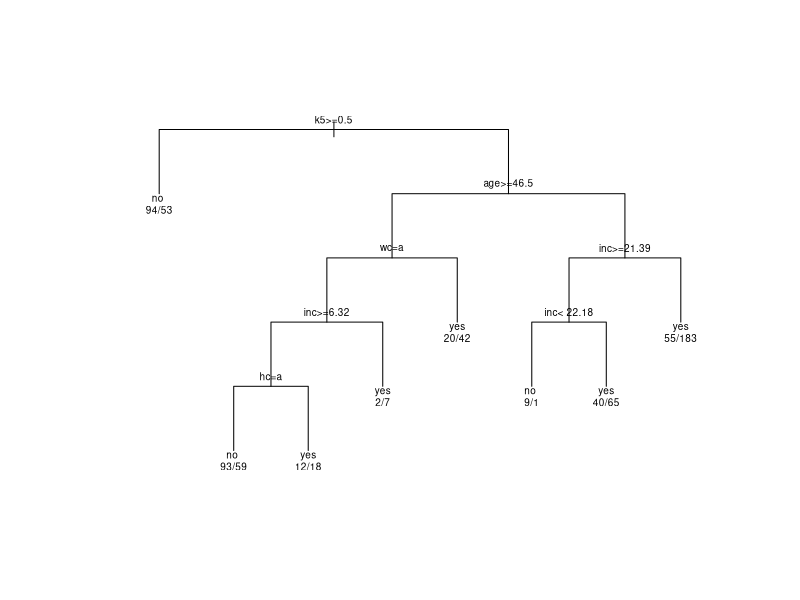
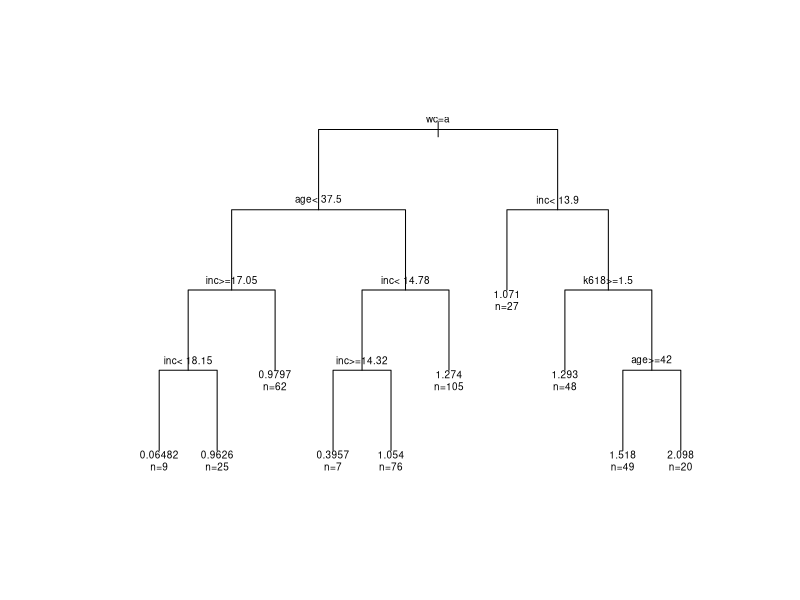
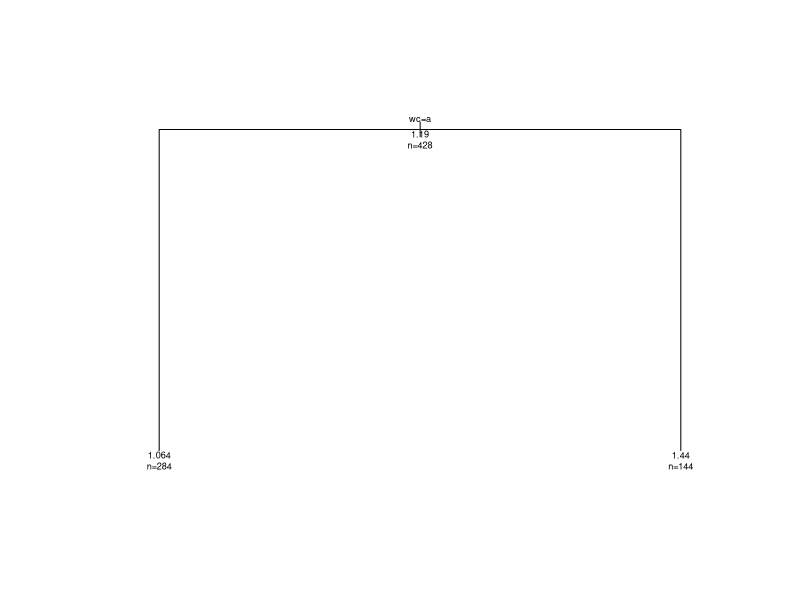
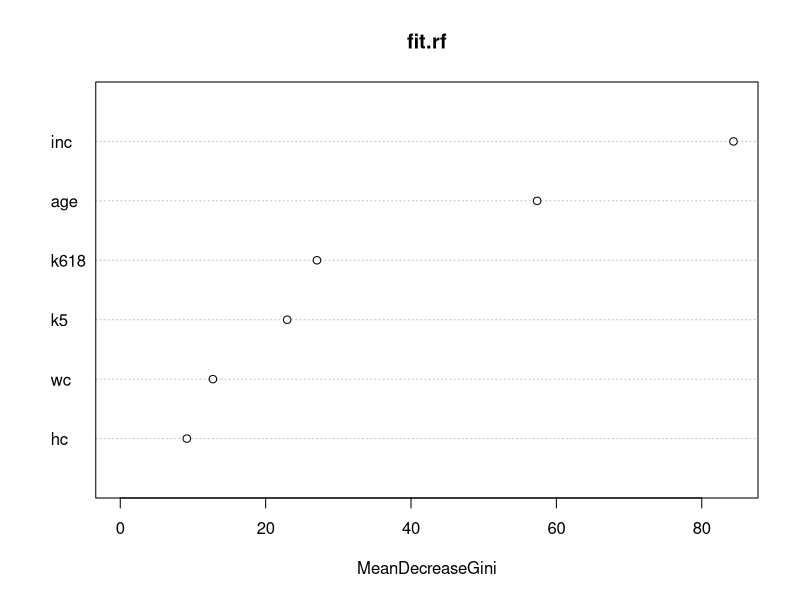
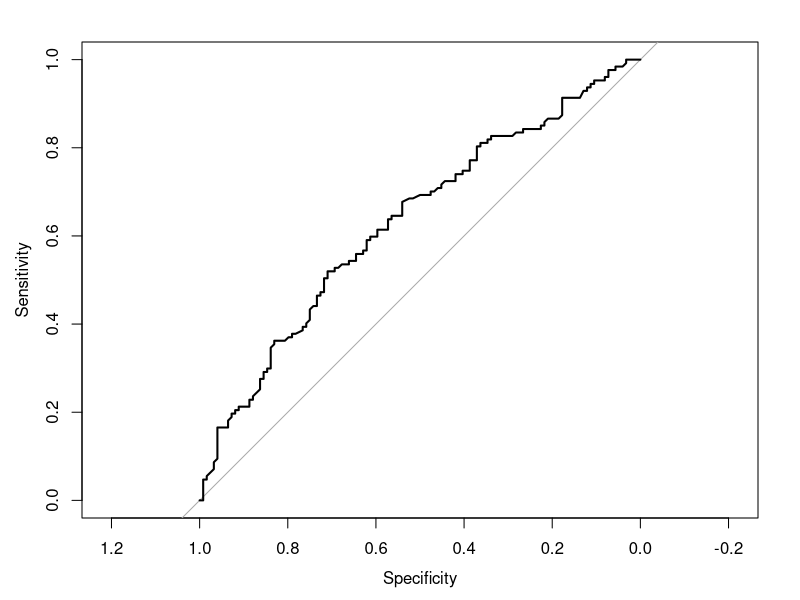
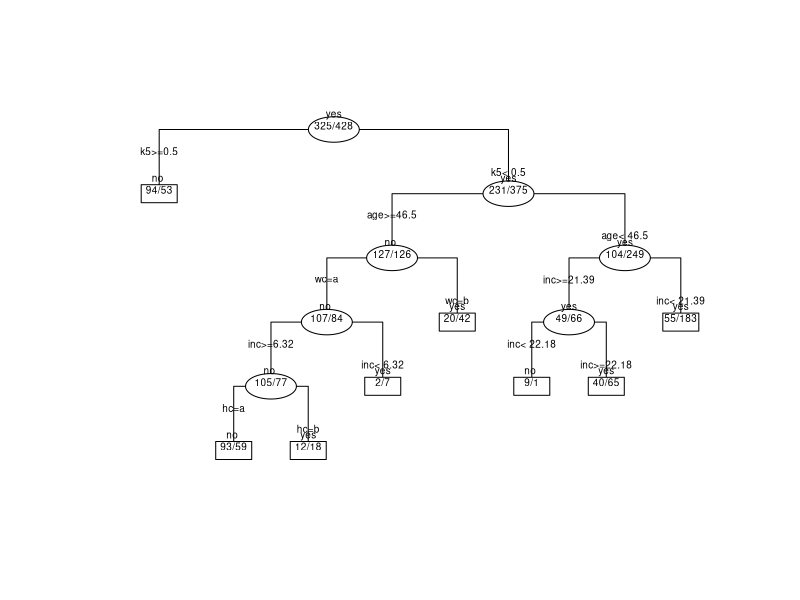

Write R code to recreate these figures, in order.
library(pROC)
library(boot)
library(randomForest)
library(rpart)
library(party)
library(car)

# We use the Mroz dataset for US women's labor-force participation
help(Mroz)
head(Mroz)


###### RPART

# Classification tree to predict the work status
fit.part <- rpart(lfp ~ k5+k618+age+wc+hc+inc, data=Mroz)

plot(fit.part, uniform=TRUE, margin = 0.1)
text(fit.part, use.n=TRUE, cex=.6)

pfit<- prune(fit.part, cp=fit.part$cptable[which.min(fit.part$cptable[,"xerror"]),"CP"])
# plot(pfit, uniform=TRUE, margin = 0.1)
# text(pfit, use.n=TRUE, all=TRUE, cex=.55)

pdf('MrozTree.pdf')
plot(pfit, uniform=TRUE, margin = 0.1)
text(pfit, fancy = TRUE, fheight = 0.3, fwidth = 0.3, use.n=TRUE, all=TRUE, cex=.6)
dev.off()

# Regression tree to predict the income among working women
fit.part <- rpart(lwg ~ k5+k618+age+wc+hc+inc, data=Mroz[Mroz$lfp=='yes', ])

plot(fit.part, uniform=TRUE, margin = 0.1)
text(fit.part, use.n=TRUE, cex=.6)

pfit<- prune(fit.part, cp=fit.part$cptable[which.min(fit.part$cptable[,"xerror"]),"CP"])
plot(pfit, uniform=TRUE, margin = 0.1)
text(pfit, use.n=TRUE, all=TRUE, cex=.55)


###### Random Forest for classification

fit.rf <- randomForest(lfp ~ k5+k618+age+wc+hc+inc, data=Mroz, ntree=1000)

varImpPlot(fit.rf)


# Training and test
n = nrow(Mroz)

ind.tr <- sample(n, floor(2*n/3))
ind.te <- setdiff(seq(1, n), ind.tr)

fit.rf <- randomForest(lfp ~ k5+k618+age+wc+hc+inc, data=Mroz[ind.tr, ], ntree=1000)

y.hat <- predict(fit.rf, newdata=Mroz[ind.te, ], type="response")
tbl<-table(Mroz$lfp[ind.te], y.hat)

acc <- sum(diag(tbl))/sum(tbl)

p <- predict(fit.rf, newdata=Mroz[ind.te, ], type="prob")[, 2]

roc(Mroz$lfp[ind.te], p, plot=TRUE)

auc <- roc(Mroz$lfp[ind.te], p, plot=FALSE)$auc
